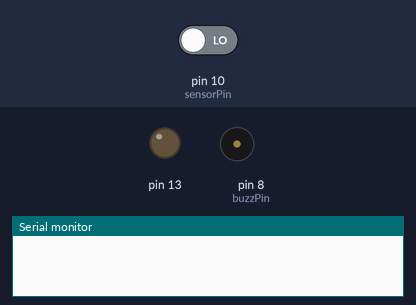
The sketch below on a simulated Arduino Uno, built with avr-gcc and run on an emulated ATmega328P. Parts: output pins drawn as LEDs (lit = HIGH), buzzer (waves = sounding, pin HIGH), the last lines printed to the serial monitor. The inputs (shaded band) are chosen by the test bench; at power-on: pin 10 (sensorPin) LOW.

Above: at 1.2 s.
1.3 s: pin 10 (sensorPin) driven HIGH
At 21.7 s:
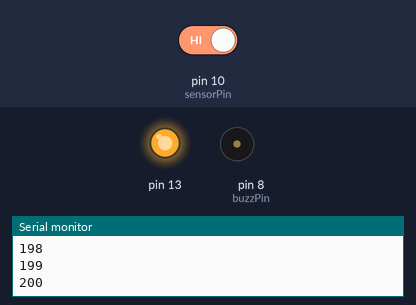
Timing chart, 0 to 22.9 s (numbered marks = the images above; inputs shaded):
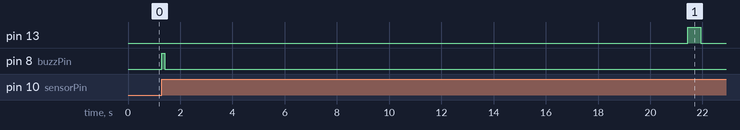

The sketch:

reward_draft2.ino
```cpp
int nose;
int buzzPin = 8;
int sensorPin = 10;
int noseCount = 0;
int dt = 100;
int rewardCount = 200;
int buzzTime = 500;
int ledTime = 500;


void setup() {
  // put your setup code here, to run once:
pinMode(buzzPin, OUTPUT);
pinMode(sensorPin, INPUT);
pinMode(13, OUTPUT);
Serial.begin(9600);
}


void loop() {
  // put your main code here, to run repeatedly:
nose = digitalRead(sensorPin);

noseCount = 0;
if (nose == 1) {
  if (noseCount == 0){
    digitalWrite (buzzPin, HIGH);
    delay(dt);
    digitalWrite (buzzPin, LOW);
  }
  while ((noseCount < rewardCount) && (nose == 1)){
    noseCount++;
    Serial.println(noseCount);
    delay(dt);
    nose = digitalRead(sensorPin);
  }
  if (noseCount >= rewardCount){
      // give the reward
      digitalWrite(13, HIGH);
      delay(ledTime);
      digitalWrite(13, LOW);
    }
  while (nose == 1) {
    nose = digitalRead(sensorPin);
  }
  }
}
```

Measured:
- after the input at 1.3 s, pin 13: LOW → HIGH after 20.1 s, → LOW 0.50 s later; pin 8 (buzzPin): LOW → HIGH at once, → LOW 0.10 s later
